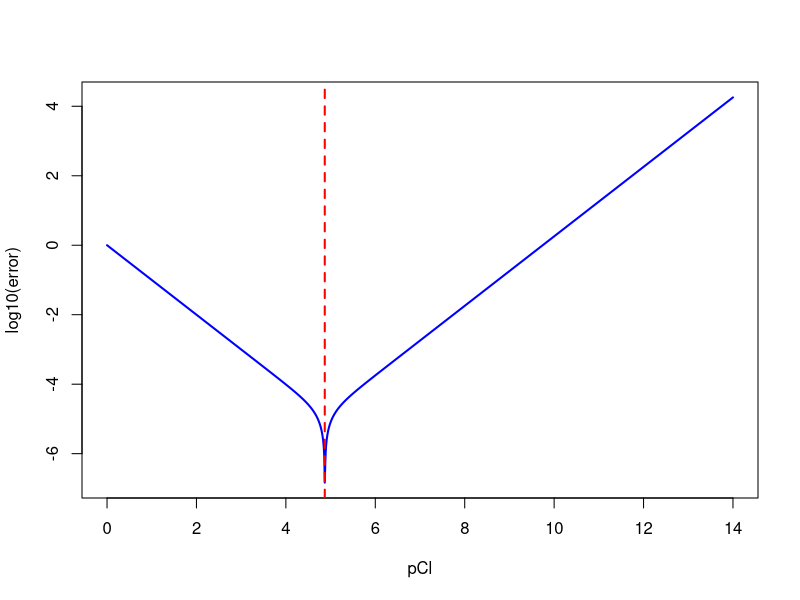
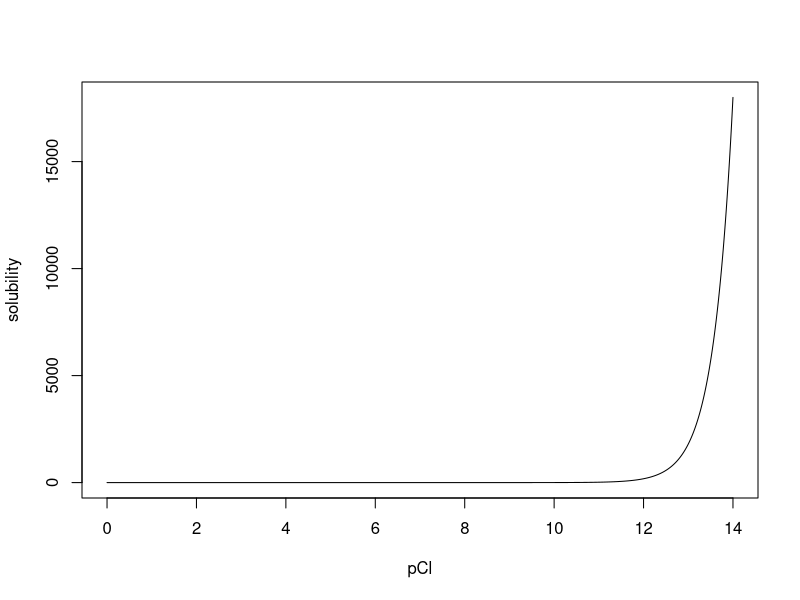
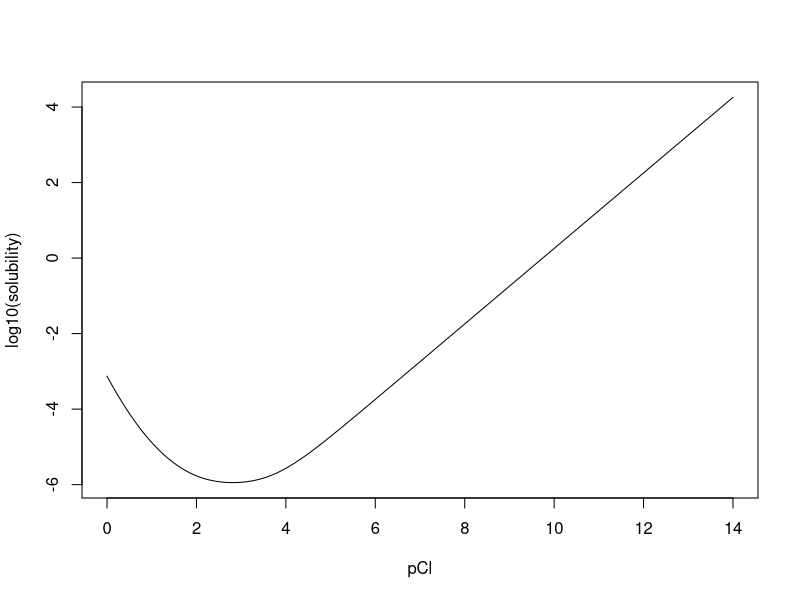
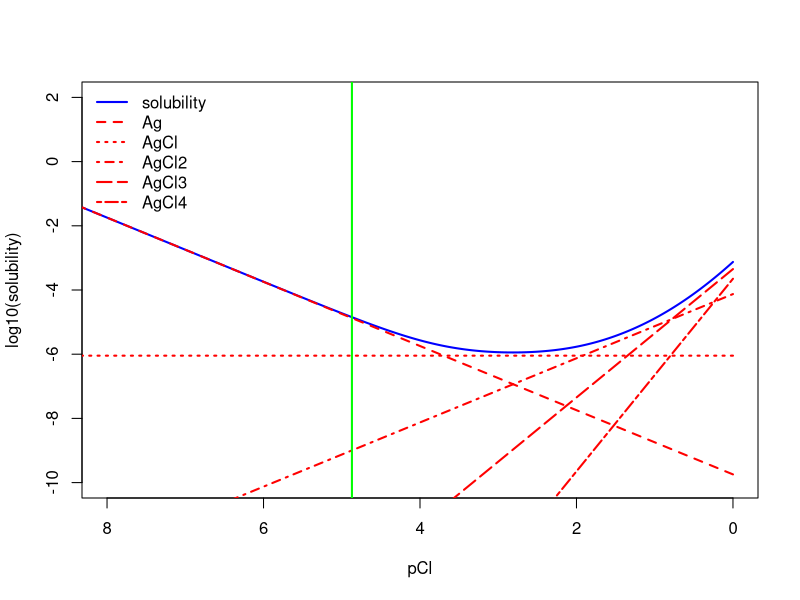

Reproduce these figures in R, in order.
# provide equilibrium constants for all reactions
Kw = 1.00e-14
Ksp = 1.8e-10
K = c(5000, 83, 6.0, 0.50)

# provide total concentration for all mass balances
# NOTE: the mass balance equation does not include a known concentration

# set up master variable
pCl= seq(0, 14, 0.01)

# calculate concentrations of all species in system
Cl = 10^-pCl
Ag = Ksp/Cl
AgCl = K[1]*Ag*Cl
AgCl2 = K[2]*AgCl*Cl
AgCl3 = K[3]*AgCl2*Cl
AgCl4 = K[4]*AgCl3*Cl

# define error function using abolute value
error = abs(Ag - Cl - AgCl2 - 2*AgCl3 - 3*AgCl4)

# find the index for the minimum error (the error closest to zero)
id = which.min(error)
id

# report out all values
pCl[id]
Cl[id]
Ag[id]
AgCl[id]
AgCl2[id]
AgCl3[id]
AgCl4[id]
solubility = Ag[id] + AgCl[id] + AgCl2[id] + AgCl3[id] + AgCl4[id]
solubility


# plot of error function (if of interest)
plot(pCl, log10(error), type = "l", lwd = 2, col = "blue")
abline(v = pCl[id], lwd = 2, lty = 2, col = "red")

# exploring solubility as a function of pCl

# set up master variable
pCl= seq(0, 14, 0.01)

# calculate concentrations of all species in system
Cl = 10^-pCl
Ag = Ksp/Cl
AgCl = K[1]*Ag*Cl
AgCl2 = K[2]*AgCl*Cl
AgCl3 = K[3]*AgCl2*Cl
AgCl4 = K[4]*AgCl3*Cl

# substitute into equation for solubility
solubility = Ag + AgCl + AgCl2 + AgCl3 + AgCl4

# plot solubility vs. pCl
plot(pCl, solubility, type = "l")
plot(pCl, log10(solubility), type = "l")

# examine the more interesting parts of the solubility space
plot(pCl, log10(solubility), type = "l", xlim = c(8, 0), ylim = c(-10, 2), col ="blue", lwd = 2)
lines(pCl, log10(Ag), lty = 2, lwd = 2, col = "red")
lines(pCl, log10(AgCl), lty = 3, lwd = 2,col = "red")
lines(pCl, log10(AgCl2), lty = 4, lwd = 2,col = "red")
lines(pCl, log10(AgCl3), lty = 5, lwd = 2,col = "red")
lines(pCl, log10(AgCl4), lty = 6, lwd = 2,col = "red")
legend(x = "topleft",
       legend = c("solubility", "Ag", "AgCl", "AgCl2", "AgCl3", "AgCl4"),
       lty = c(1, 2, 3, 4, 5, 6), col = c("blue", rep("red", 5)), lwd = 2,
       bty = "n")
abline(v = pCl[id], lty = 1, col = "green", lwd = 2)
